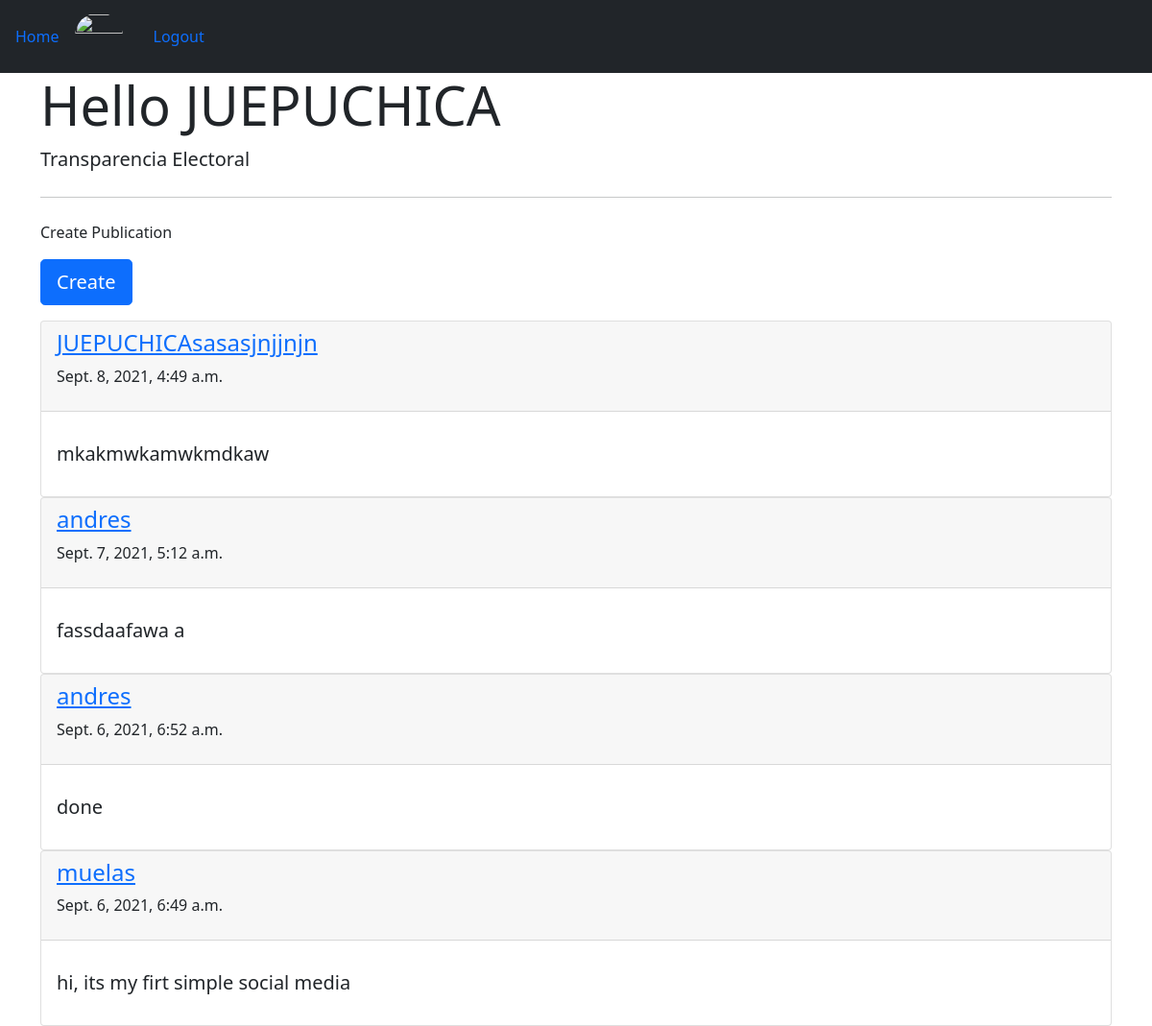
Screenshot of / (signed in) with the database file from the repository.
### feed/models.py (models this page shows)
class Tweet(models.Model):
    text = models.TextField(max_length=280, default='')
    datatime = models.DateTimeField(default=timezone.now)
    uname = models.ForeignKey(User, on_delete=models.CASCADE)

### feed/views.py (the view)
# urls.py: path('', TweetListView.as_view(), name='home'),
class TweetListView(LoginRequiredMixin, ListView):
    model = Tweet
    template_name = 'feed/home.html'
    ordering = ['-datatime']

### feed/templates/feed/home.html (shortened to what this page needs)
{% extends  'feed/base.html'%}
{%block content%}
<div class = "container">
    <div class="jumbotron">
          <h1 class="display-4">Hello {{user.username}}</h1>
              <p class="lead">Transparencia Electoral
              </p>
          <hr class="my-4">
              <p>Create Publication</p>
              <p class="lead">
                  <a class="btn btn-primary btn-lg" href="{%url 'tweetcreate'%}" role="button">Create</a>
              </p>
    </div>
</div>
    <div class = 'container'>
        {%for tweet in object_list%}
            <div class="card">
              <div class="card-header">
                <a href="#"><h4>{{tweet.uname}}</h4></a>
                  <p>{{tweet.datatime}}</p>
              </div>
              <div class="card-body">
                <p class="card-text"><h5>{{tweet.text}}</h5></p>
              </div>
            </div>
        {% endfor %}
    </div>
{%endblock content%}

### feed/templates/feed/base.html (shortened to what this page needs)
<!DOCTYPE html>
<html lang="en">
    <head>
        <link href="https://cdn.jsdelivr.net/npm/bootstrap@5.0.0-beta3/dist/css/bootstrap.min.css" rel="stylesheet"
>
    </head>
    <body>
        <nav class="navbar navbar-expand-lg navbar navbar-dark bg-dark">
                <a class="nav-link active" aria-current="page" href="{% url 'home' %}">Home</a>
                <a class="navbar-brand" href="{%url 'profile'%}">
                    <img class="rounded-circle account-img img-fluid"
                    src="{{ user.profile.image.url }}" width="50" height="50">
                </a>
                <a class="nav-link active" aria-current="page" href="{% url 'logout' %}">Logout</a>
        </nav>
        {%block content%}{%endblock content%}
    </body>
</html>

### rows the page displays
Tweet: uname "JUEPUCHICAsasasjnjjnjn", datatime "Sept. 8, 2021, 4:49 a.m.", text "mkakmwkamwkmdkaw"
Tweet: uname "andres", datatime "Sept. 7, 2021, 5:12 a.m.", text "fassdaafawa a"
Tweet: uname "andres", datatime "Sept. 6, 2021, 6:52 a.m.", text "done"
Tweet: uname "muelas", datatime "Sept. 6, 2021, 6:49 a.m.", text "hi, its my firt simple social media"

### other values shown
{{ user.username }} "JUEPUCHICA"
